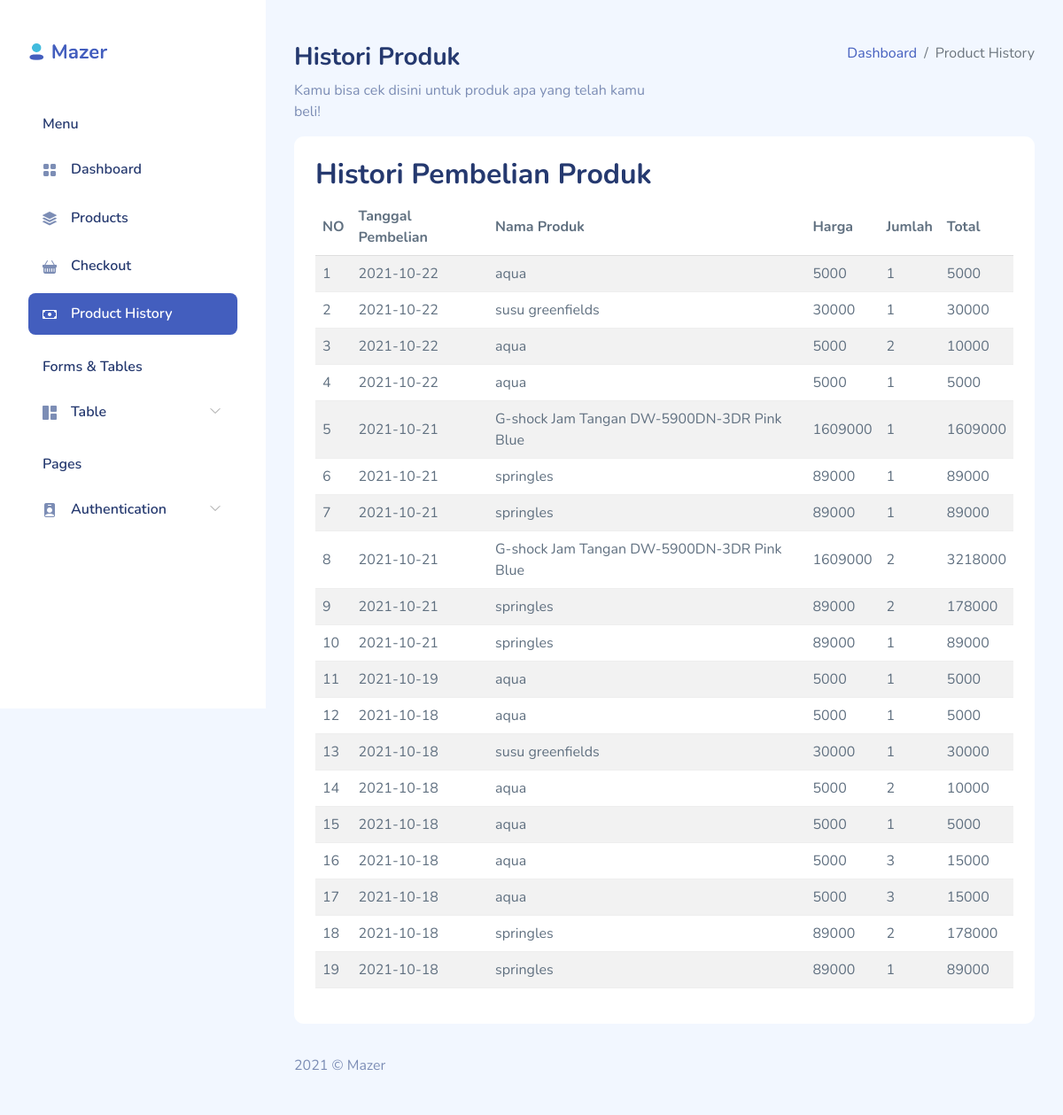
The app's page /mazer-main/dist/producthistory.php with its own data.
### tables this page shows
CREATE TABLE `pembelian_produk` (
  `id_pembelian_produk` int(11) NOT NULL,
  `id_produk` int(11) NOT NULL,
  `id_pelanggan` int(11) NOT NULL,
  `tanggal_beli` date NOT NULL,
  `tanggal_bayar` date NOT NULL
);

CREATE TABLE `produk` (
  `id_produk` int(11) NOT NULL,
  `nama_produk` varchar(100) NOT NULL,
  `deskripsi` text NOT NULL,
  `harga` int(11) NOT NULL,
  `foto_produk` varchar(255) NOT NULL
);

CREATE TABLE `detail_pembelian_produk` (
  `id_detail_pembelian_produk` int(11) NOT NULL,
  `id_pembelian_produk` int(11) NOT NULL,
  `id_produk` int(11) NOT NULL,
  `qty` int(11) NOT NULL
);

### mazer-main/dist/producthistory.php (the view, shortened to what this page needs)
<!DOCTYPE html>
<html lang="en">
<head>
    <link rel="stylesheet" href="assets/css/bootstrap.css">
    <link rel="stylesheet" href="assets/vendors/simple-datatables/style.css">
    <link rel="stylesheet" href="assets/vendors/perfect-scrollbar/perfect-scrollbar.css">
    <link rel="stylesheet" href="assets/vendors/bootstrap-icons/bootstrap-icons.css">
    <link rel="stylesheet" href="assets/css/app.css">
</head>
<body>
    <div id="app">
        <div id="sidebar" class="active">
            <div class="sidebar-wrapper active">
                <div class="sidebar-header">
                    <div class="d-flex justify-content-between">
                        <div class="logo">
                            <a href="dashboard.php"><img src="assets/images/logo/logo.png" alt="Logo" srcset=""></a>
                        </div>
                    </div>
                </div>
                <div class="sidebar-menu">
                    <ul class="menu">
                        <li class="sidebar-title">Menu</li>
                        <li class="sidebar-item ">
                            <a href="dashboard.php" class='sidebar-link'>
                                <i class="bi bi-grid-fill"></i>
                                <span>Dashboard</span>
                            </a>
                        </li>
                        <li class="sidebar-item ">
                            <a href="products.php" class='sidebar-link'>
                                <i class="bi bi-stack"></i>
                                <span>Products</span>
                            </a>
                        </li>
                        <li class="sidebar-item  ">
                            <a href="#" class='sidebar-link'>
                                <i class="bi bi-basket-fill"></i>
                                <span>Checkout</span>
                            </a>
                        </li>
                        <li class="sidebar-item active ">
                            <a href="producthistory.php" class='sidebar-link'>
                                <i class="bi bi-cash"></i>
                                <span>Product History</span>
                            </a>
                        </li>
                        <li class="sidebar-title">Forms &amp; Tables</li>
                        <li class="sidebar-item  has-sub">
                            <a href="#" class='sidebar-link'>
                                <i class="bi bi-grid-1x2-fill"></i>
                                <span>Table</span>
                            </a>
                        </li>
                        <li class="sidebar-title">Pages</li>
                        <li class="sidebar-item  has-sub">
                            <a href="#" class='sidebar-link'>
                                <i class="bi bi-person-badge-fill"></i>
                                <span>Authentication</span>
                            </a>
                        </li>
                    </ul>
                </div>
            </div>
        </div>
        <div id="main">
            <div class="page-heading">
                <div class="page-title">
                    <div class="row">
                        <div class="col-12 col-md-6 order-md-1 order-last">
                            <h3>Histori Produk</h3>
                            <p class="text-subtitle text-muted">Kamu bisa cek disini untuk produk apa yang telah kamu beli!</p>
                        </div>
                        <div class="col-12 col-md-6 order-md-2 order-first">
                            <nav aria-label="breadcrumb" class="breadcrumb-header float-start float-lg-end">
                                <ol class="breadcrumb">
                                    <li class="breadcrumb-item"><a href="index.html">Dashboard</a></li>
                                    <li class="breadcrumb-item active" aria-current="page">Product History</li>
                                </ol>
                            </nav>
                        </div>
                    </div>
                </div>
                <section class="section">
                    <div class="card">
                        <div class="card-body">
<h2>Histori Pembelian Produk</h2>
<table class="table table-hover table-striped">
 <thead>
 <th>NO</th><th>Tanggal Pembelian</th><th>Nama Produk</th>
 <th>Harga</th><th>Jumlah</th><th>Total</th>
 </thead>
 <tbody>
 <?php
 include "koneksi.php";
 $qry_histori=mysqli_query($conn,"select * from pembelian_produk order by id_pembelian_produk desc");
 $no=0;
 while($dt_histori=mysqli_fetch_array($qry_histori)){
    $no++;
    $produk_dibeli="<ol>";
    $qry_produk=mysqli_query($conn,"select * from detail_pembelian_produk join produk on produk.id_produk=detail_pembelian_produk.id_produk where id_pembelian_produk = '".$dt_histori['id_pembelian_produk']."'");
    while($dt_produk=mysqli_fetch_array($qry_produk)){
    $produk_dibeli=$dt_produk['nama_produk'];
 }
 $produk_dibeli.="</ol>";
 $produk_harga="<ol>";
    $qry_produk=mysqli_query($conn,"select * from detail_pembelian_produk join produk on produk.id_produk=detail_pembelian_produk.id_produk where id_pembelian_produk = '".$dt_histori['id_pembelian_produk']."'");
    while($dt_produk=mysqli_fetch_array($qry_produk)){
    $produk_harga=$dt_produk['harga'];
}
$produk_harga.="</ol>";
$produk_jumlah="<ol>";
    $qry_produk=mysqli_query($conn,"select * from detail_pembelian_produk join produk on produk.id_produk=detail_pembelian_produk.id_produk where id_pembelian_produk = '".$dt_histori['id_pembelian_produk']."'");
    while($dt_produk=mysqli_fetch_array($qry_produk)){
    $produk_jumlah=$dt_produk['qty'];
}
$produk_jumlah.="</ol>";
$produk_total="<ol>";
    $qry_produk=mysqli_query($conn,"select * from detail_pembelian_produk join produk on produk.id_produk=detail_pembelian_produk.id_produk where id_pembelian_produk = '".$dt_histori['id_pembelian_produk']."'");
    while($dt_produk=mysqli_fetch_array($qry_produk)){
    $produk_total=$dt_produk['qty']*$dt_produk['harga'];
}
$produk_total.="</ol>";
 ?>
 <tr>
<td><?=$no?></td>
<td><?=$dt_histori['tanggal_beli']?></td>
<td><?=$produk_dibeli?></td>
<td><?=$produk_harga?></td>
<td><?=$produk_jumlah?></td>
<td><?=$produk_total?></td>
 </tr>
 <?php
 }
 ?>
 </tbody>
</table>
                        </div>
                    </div>
                </section>
            </div>
            <footer>
                <div class="footer clearfix mb-0 text-muted">
                    <div class="float-start">
                        <p>2021 &copy; Mazer</p>
                    </div>
                </div>
            </footer>
        </div>
    </div>
</body>
</html>

### records on screen
pembelian_produk: tanggal_beli "2021-10-22", produk.nama_produk "aqua", produk.harga "5000", detail_pembelian_produk.qty "1", detail_pembelian_produk.qty "5000"
pembelian_produk: tanggal_beli "2021-10-22", produk.nama_produk "susu greenfields", produk.harga "30000", detail_pembelian_produk.qty "1", detail_pembelian_produk.qty "30000"
pembelian_produk: tanggal_beli "2021-10-22", produk.nama_produk "aqua", produk.harga "5000", detail_pembelian_produk.qty "2", detail_pembelian_produk.qty "10000"
pembelian_produk: tanggal_beli "2021-10-22", produk.nama_produk "aqua", produk.harga "5000", detail_pembelian_produk.qty "1", detail_pembelian_produk.qty "5000"
pembelian_produk: tanggal_beli "2021-10-21", produk.nama_produk "G-shock Jam Tangan DW-5900DN-3DR Pink Blue", produk.harga "1609000", detail_pembelian_produk.qty "1", detail_pembelian_produk.qty "1609000"
pembelian_produk: tanggal_beli "2021-10-21", produk.nama_produk "springles", produk.harga "89000", detail_pembelian_produk.qty "1", detail_pembelian_produk.qty "89000"
pembelian_produk: tanggal_beli "2021-10-21", produk.nama_produk "springles", produk.harga "89000", detail_pembelian_produk.qty "1", detail_pembelian_produk.qty "89000"
pembelian_produk: tanggal_beli "2021-10-21", produk.nama_produk "G-shock Jam Tangan DW-5900DN-3DR Pink Blue", produk.harga "1609000", detail_pembelian_produk.qty "2", detail_pembelian_produk.qty "3218000"
pembelian_produk: tanggal_beli "2021-10-21", produk.nama_produk "springles", produk.harga "89000", detail_pembelian_produk.qty "2", detail_pembelian_produk.qty "178000"
pembelian_produk: tanggal_beli "2021-10-21", produk.nama_produk "springles", produk.harga "89000", detail_pembelian_produk.qty "1", detail_pembelian_produk.qty "89000"
pembelian_produk: tanggal_beli "2021-10-19", produk.nama_produk "aqua", produk.harga "5000", detail_pembelian_produk.qty "1", detail_pembelian_produk.qty "5000"
pembelian_produk: tanggal_beli "2021-10-18", produk.nama_produk "aqua", produk.harga "5000", detail_pembelian_produk.qty "1", detail_pembelian_produk.qty "5000"
pembelian_produk: tanggal_beli "2021-10-18", produk.nama_produk "susu greenfields", produk.harga "30000", detail_pembelian_produk.qty "1", detail_pembelian_produk.qty "30000"
pembelian_produk: tanggal_beli "2021-10-18", produk.nama_produk "aqua", produk.harga "5000", detail_pembelian_produk.qty "2", detail_pembelian_produk.qty "10000"
pembelian_produk: tanggal_beli "2021-10-18", produk.nama_produk "aqua", produk.harga "5000", detail_pembelian_produk.qty "1", detail_pembelian_produk.qty "5000"
pembelian_produk: tanggal_beli "2021-10-18", produk.nama_produk "aqua", produk.harga "5000", detail_pembelian_produk.qty "3", detail_pembelian_produk.qty "15000"
pembelian_produk: tanggal_beli "2021-10-18", produk.nama_produk "aqua", produk.harga "5000", detail_pembelian_produk.qty "3", detail_pembelian_produk.qty "15000"
pembelian_produk: tanggal_beli "2021-10-18", produk.nama_produk "springles", produk.harga "89000", detail_pembelian_produk.qty "2", detail_pembelian_produk.qty "178000"
pembelian_produk: tanggal_beli "2021-10-18", produk.nama_produk "springles", produk.harga "89000", detail_pembelian_produk.qty "1", detail_pembelian_produk.qty "89000"
